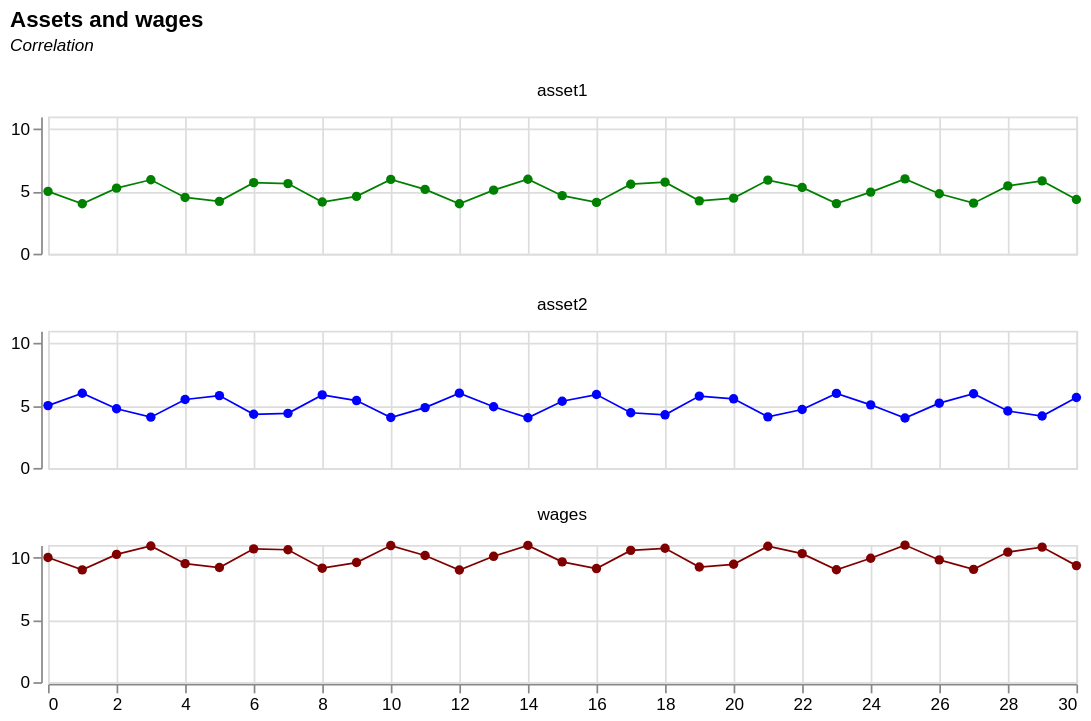

The specification (Vega-Lite) saved for this image:
### Vega-Lite specification from a JSON file in a GitHub repository (floating-point values rounded to 4 significant figures)
{"$schema": "https://vega.github.io/schema/vega-lite/v5.json", "title": {"text": "Assets and wages", "subtitle": ["Correlation", ""], "subtitleFontStyle": "italic", "subtitleFontSize": 10, "anchor": "start", "color": "black"}, "width": 600, "height": 80, "data": {"values": [{"year": "0", "riskFreeRate": "0.01", "discountFactor": "1", "bond1": "5", "bond2": "8", "bond3": "2", "PV_b1": "5", "PV_b2": "8", "PV_b3": "2", "cycles": "0", "wages": "10", "asset1": "5", "asset2": "5"}, {"year": "1", "riskFreeRate": "0.01", "discountFactor": "0.99009901", "bond1": "5", "bond2": "7.8", "bond3": "2.2", "PV_b1": "4.95049505", "PV_b2": "7.722772277", "PV_b3": "2.178217822", "cycles": "-0.991778853", "wages": "9.008221147", "asset1": "4.008221147", "asset2": "5.991778853"}, {"year": "2", "riskFreeRate": "0.01", "discountFactor": "0.980296049", "bond1": "5", "bond2": "7.6", "bond3": "2.4", "PV_b1": "4.901480247", "PV_b2": "7.450249975", "PV_b3": "2.352710519", "cycles": "0.253823363", "wages": "10.25382336", "asset1": "5.253823363", "asset2": "4.746176637"}, {"year": "3", "riskFreeRate": "0.01", "discountFactor": "0.970590148", "bond1": "5", "bond2": "7.4", "bond3": "2.6", "PV_b1": "4.85295074", "PV_b2": "7.182367095", "PV_b3": "2.523534385", "cycles": "0.926818505", "wages": "10.92681851", "asset1": "5.926818505", "asset2": "4.073181495"}, {"year": "4", "riskFreeRate": "0.01", "discountFactor": "0.960980344", "bond1": "5", "bond2": "7.2", "bond3": "2.8", "PV_b1": "4.804901722", "PV_b2": "6.91905848", "PV_b3": "2.690744965", "cycles": "-0.491021594", "wages": "9.508978406", "asset1": "4.508978406", "asset2": "5.491021594"}, {"year": "5", "riskFreeRate": "0.01", "discountFactor": "0.951465688", "bond1": "5", "bond2": "7", "bond3": "3", "PV_b1": "4.757328438", "PV_b2": "6.660259813", "PV_b3": "2.854397063", "cycles": "-0.801152636", "wages": "9.198847364", "asset1": "4.198847364", "asset2": "5.801152636"}, {"year": "6", "riskFreeRate": "0.01", "discountFactor": "0.942045235", "bond1": "5", "bond2": "6.8", "bond3": "3.2", "PV_b1": "4.710226176", "PV_b2": "6.4059076", "PV_b3": "3.014544753", "cycles": "0.696058488", "wages": "10.69605849", "asset1": "5.696058488", "asset2": "4.303941512"}, {"year": "7", "riskFreeRate": "0.01", "discountFactor": "0.932718055", "bond1": "5", "bond2": "6.6", "bond3": "3.4", "PV_b1": "4.663590274", "PV_b2": "6.155939161", "PV_b3": "3.171241386", "cycles": "0.623012211", "wages": "10.62301221", "asset1": "5.623012211", "asset2": "4.376987789"}, {"year": "8", "riskFreeRate": "0.01", "discountFactor": "0.923483222", "bond1": "5", "bond2": "6.4", "bond3": "3.6", "PV_b1": "4.617416112", "PV_b2": "5.910292624", "PV_b3": "3.324539601", "cycles": "-0.855504371", "wages": "9.144495629", "asset1": "4.144495629", "asset2": "5.855504371"}, {"year": "9", "riskFreeRate": "0.01", "discountFactor": "0.914339824", "bond1": "5", "bond2": "6.2", "bond3": "3.8", "PV_b1": "4.571699121", "PV_b2": "5.66890691", "PV_b3": "3.474491332", "cycles": "-0.404065219", "wages": "9.595934781", "asset1": "4.595934781", "asset2": "5.404065219"}, {"year": "10", "riskFreeRate": "0.01", "discountFactor": "0.905286955", "bond1": "5", "bond2": "6", "bond3": "4", "PV_b1": "4.526434773", "PV_b2": "5.431721728", "PV_b3": "3.621147819", "cycles": "0.958915723", "wages": "10.95891572", "asset1": "5.958915723", "asset2": "4.041084277"}, {"year": "11", "riskFreeRate": "0.01", "discountFactor": "0.896323718", "bond1": "5", "bond2": "5.8", "bond3": "4.2", "PV_b1": "4.481618588", "PV_b2": "5.198677562", "PV_b3": "3.764559614", "cycles": "0.158652431", "wages": "10.15865243", "asset1": "5.158652431", "asset2": "4.841347569"}, {"year": "12", "riskFreeRate": "0.01", "discountFactor": "0.887449225", "bond1": "5", "bond2": "5.6", "bond3": "4.4", "PV_b1": "4.437246126", "PV_b2": "4.969715661", "PV_b3": "3.904776591", "cycles": "-0.999519224", "wages": "9.000480776", "asset1": "4.000480776", "asset2": "5.999519224"}, {"year": "13", "riskFreeRate": "0.01", "discountFactor": "0.878662599", "bond1": "5", "bond2": "5.4", "bond3": "4.6", "PV_b1": "4.393312996", "PV_b2": "4.744778036", "PV_b3": "4.041847957", "cycles": "0.097151904", "wages": "10.0971519", "asset1": "5.097151904", "asset2": "4.902848096"}, {"year": "14", "riskFreeRate": "0.01", "discountFactor": "0.86996297", "bond1": "5", "bond2": "5.2", "bond3": "4.8", "PV_b1": "4.349814848", "PV_b2": "4.523807442", "PV_b3": "4.175822254", "cycles": "0.974655392", "wages": "10.97465539", "asset1": "5.974655392", "asset2": "4.025344608"}, {"year": "15", "riskFreeRate": "0.01", "discountFactor": "0.861349475", "bond1": "5", "bond2": "5", "bond3": "5", "PV_b1": "4.306747374", "PV_b2": "4.306747374", "PV_b3": "4.306747374", "cycles": "-0.346592904", "wages": "9.653407096", "asset1": "4.653407096", "asset2": "5.346592904"}, {"year": "16", "riskFreeRate": "0.01", "discountFactor": "0.852821262", "bond1": "5", "bond2": "4.8", "bond3": "5.2", "PV_b1": "4.264106311", "PV_b2": "4.093542059", "PV_b3": "4.434670563", "cycles": "-0.885952778", "wages": "9.114047222", "asset1": "4.114047222", "asset2": "5.885952778"}, {"year": "17", "riskFreeRate": "0.01", "discountFactor": "0.844377487", "bond1": "5", "bond2": "4.6", "bond3": "5.4", "PV_b1": "4.221887437", "PV_b2": "3.884136442", "PV_b3": "4.559638432", "cycles": "0.573332477", "wages": "10.57333248", "asset1": "5.573332477", "asset2": "4.426667523"}, {"year": "18", "riskFreeRate": "0.01", "discountFactor": "0.836017314", "bond1": "5", "bond2": "4.4", "bond3": "5.6", "PV_b1": "4.180086571", "PV_b2": "3.678476182", "PV_b3": "4.681696959", "cycles": "0.7392213", "wages": "10.7392213", "asset1": "5.7392213", "asset2": "4.2607787"}, {"year": "19", "riskFreeRate": "0.01", "discountFactor": "0.827739915", "bond1": "5", "bond2": "4.2", "bond3": "5.8", "PV_b1": "4.138699575", "PV_b2": "3.476507643", "PV_b3": "4.800891507", "cycles": "-0.762519447", "wages": "9.237480553", "asset1": "4.237480553", "asset2": "5.762519447"}, {"year": "20", "riskFreeRate": "0.01", "discountFactor": "0.81954447", "bond1": "5", "bond2": "4", "bond3": "6", "PV_b1": "4.097722352", "PV_b2": "3.278177881", "PV_b3": "4.917266822", "cycles": "-0.544071696", "wages": "9.455928304", "asset1": "4.455928304", "asset2": "5.544071696"}, {"year": "21", "riskFreeRate": "0.01", "discountFactor": "0.811430169", "bond1": "5", "bond2": "3.8", "bond3": "6.2", "PV_b1": "4.057150843", "PV_b2": "3.083434641", "PV_b3": "5.030867046", "cycles": "0.901762291", "wages": "10.90176229", "asset1": "5.901762291", "asset2": "4.098237709"}, {"year": "22", "riskFreeRate": "0.01", "discountFactor": "0.803396207", "bond1": "5", "bond2": "3.6", "bond3": "6.4", "PV_b1": "4.016981033", "PV_b2": "2.892226344", "PV_b3": "5.141735722", "cycles": "0.313286037", "wages": "10.31328604", "asset1": "5.313286037", "asset2": "4.686713963"}, {"year": "23", "riskFreeRate": "0.01", "discountFactor": "0.795441789", "bond1": "5", "bond2": "3.4", "bond3": "6.6", "PV_b1": "3.977208943", "PV_b2": "2.704502082", "PV_b3": "5.249915805", "cycles": "-0.981940765", "wages": "9.018059235", "asset1": "4.018059235", "asset2": "5.981940765"}, {"year": "24", "riskFreeRate": "0.01", "discountFactor": "0.787566127", "bond1": "5", "bond2": "3.2", "bond3": "6.8", "PV_b1": "3.937830637", "PV_b2": "2.520211608", "PV_b3": "5.355449666", "cycles": "-0.06198051", "wages": "9.93801949", "asset1": "4.93801949", "asset2": "5.06198051"}, {"year": "25", "riskFreeRate": "0.01", "discountFactor": "0.779768443", "bond1": "5", "bond2": "3", "bond3": "7", "PV_b1": "3.898842215", "PV_b2": "2.339305329", "PV_b3": "5.458379101", "cycles": "0.997803274", "wages": "10.99780327", "asset1": "5.997803274", "asset2": "4.002196726"}, {"year": "26", "riskFreeRate": "0.01", "discountFactor": "0.772047963", "bond1": "5", "bond2": "2.8", "bond3": "7.2", "PV_b1": "3.860239817", "PV_b2": "2.161734297", "PV_b3": "5.558745336", "cycles": "-0.193384667", "wages": "9.806615333", "asset1": "4.806615333", "asset2": "5.193384667"}, {"year": "27", "riskFreeRate": "0.01", "discountFactor": "0.764403924", "bond1": "5", "bond2": "2.6", "bond3": "7.4", "PV_b1": "3.822019621", "PV_b2": "1.987450203", "PV_b3": "5.656589038", "cycles": "-0.948310843", "wages": "9.051689157", "asset1": "4.051689157", "asset2": "5.948310843"}, {"year": "28", "riskFreeRate": "0.01", "discountFactor": "0.756835568", "bond1": "5", "bond2": "2.4", "bond3": "7.6", "PV_b1": "3.784177842", "PV_b2": "1.816405364", "PV_b3": "5.75195032", "cycles": "0.436083376", "wages": "10.43608338", "asset1": "5.436083376", "asset2": "4.563916624"}, {"year": "29", "riskFreeRate": "0.01", "discountFactor": "0.749342147", "bond1": "5", "bond2": "2.2", "bond3": "7.8", "PV_b1": "3.746710735", "PV_b2": "1.648552723", "PV_b3": "5.844868746", "cycles": "0.836705168", "wages": "10.83670517", "asset1": "5.836705168", "asset2": "4.163294832"}, {"year": "30", "riskFreeRate": "0.01", "discountFactor": "0.741922918", "bond1": "5", "bond2": "2", "bond3": "8", "PV_b1": "3.709614589", "PV_b2": "1.483845836", "PV_b3": "5.935383342", "cycles": "-0.650219137", "wages": "9.349780863", "asset1": "4.349780863", "asset2": "5.650219137"}, {"year": "0", "riskFreeRate": "0.03", "discountFactor": "1", "bond1": "5", "bond2": "8", "bond3": "2", "PV_b1": "5", "PV_b2": "8", "PV_b3": "2", "cycles": "0", "wages": "", "asset1": "", "asset2": ""}, {"year": "1", "riskFreeRate": "0.03", "discountFactor": "0.970873786", "bond1": "5", "bond2": "7.8", "bond3": "2.2", "PV_b1": "4.854368932", "PV_b2": "7.572815534", "PV_b3": "2.13592233", "cycles": "-0.991778853", "wages": "", "asset1": "", "asset2": ""}, {"year": "2", "riskFreeRate": "0.03", "discountFactor": "0.942595909", "bond1": "5", "bond2": "7.6", "bond3": "2.4", "PV_b1": "4.712979546", "PV_b2": "7.163728909", "PV_b3": "2.262230182", "cycles": "0.253823363", "wages": "", "asset1": "", "asset2": ""}, {"year": "3", "riskFreeRate": "0.03", "discountFactor": "0.915141659", "bond1": "5", "bond2": "7.4", "bond3": "2.6", "PV_b1": "4.575708297", "PV_b2": "6.772048279", "PV_b3": "2.379368314", "cycles": "0.926818505", "wages": "", "asset1": "", "asset2": ""}, {"year": "4", "riskFreeRate": "0.03", "discountFactor": "0.888487048", "bond1": "5", "bond2": "7.2", "bond3": "2.8", "PV_b1": "4.44243524", "PV_b2": "6.397106745", "PV_b3": "2.487763734", "cycles": "-0.491021594", "wages": "", "asset1": "", "asset2": ""}, {"year": "5", "riskFreeRate": "0.03", "discountFactor": "0.862608784", "bond1": "5", "bond2": "7", "bond3": "3", "PV_b1": "4.313043922", "PV_b2": "6.038261491", "PV_b3": "2.587826353", "cycles": "-0.801152636", "wages": "", "asset1": "", "asset2": ""}, {"year": "6", "riskFreeRate": "0.03", "discountFactor": "0.837484257", "bond1": "5", "bond2": "6.8", "bond3": "3.2", "PV_b1": "4.187421283", "PV_b2": "5.694892945", "PV_b3": "2.679949621", "cycles": "0.696058488", "wages": "", "asset1": "", "asset2": ""}, {"year": "7", "riskFreeRate": "0.03", "discountFactor": "0.813091511", "bond1": "5", "bond2": "6.6", "bond3": "3.4", "PV_b1": "4.065457557", "PV_b2": "5.366403975", "PV_b3": "2.764511139", "cycles": "0.623012211", "wages": "", "asset1": "", "asset2": ""}, {"year": "8", "riskFreeRate": "0.03", "discountFactor": "0.789409234", "bond1": "5", "bond2": "6.4", "bond3": "3.6", "PV_b1": "3.947046172", "PV_b2": "5.0522191", "PV_b3": "2.841873244", "cycles": "-0.855504371", "wages": "", "asset1": "", "asset2": ""}, {"year": "9", "riskFreeRate": "0.03", "discountFactor": "0.766416732", "bond1": "5", "bond2": "6.2", "bond3": "3.8", "PV_b1": "3.832083662", "PV_b2": "4.751783741", "PV_b3": "2.912383583", "cycles": "-0.404065219", "wages": "", "asset1": "", "asset2": ""}, {"year": "10", "riskFreeRate": "0.03", "discountFactor": "0.744093915", "bond1": "5", "bond2": "6", "bond3": "4", "PV_b1": "3.720469574", "PV_b2": "4.464563489", "PV_b3": "2.97637566", "cycles": "0.958915723", "wages": "", "asset1": "", "asset2": ""}, {"year": "11", "riskFreeRate": "0.03", "discountFactor": "0.722421277", "bond1": "5", "bond2": "5.8", "bond3": "4.2", "PV_b1": "3.612106383", "PV_b2": "4.190043404", "PV_b3": "3.034169362", "cycles": "0.158652431", "wages": "", "asset1": "", "asset2": ""}, {"year": "12", "riskFreeRate": "0.03", "discountFactor": "0.70137988", "bond1": "5", "bond2": "5.6", "bond3": "4.4", "PV_b1": "3.506899401", "PV_b2": "3.927727329", "PV_b3": "3.086071473", "cycles": "-0.999519224", "wages": "", "asset1": "", "asset2": ""}, {"year": "13", "riskFreeRate": "0.03", "discountFactor": "0.68095134", "bond1": "5", "bond2": "5.4", "bond3": "4.6", "PV_b1": "3.4047567", "PV_b2": "3.677137236", "PV_b3": "3.132376164", "cycles": "0.097151904", "wages": "", "asset1": "", "asset2": ""}, {"year": "14", "riskFreeRate": "0.03", "discountFactor": "0.661117806", "bond1": "5", "bond2": "5.2", "bond3": "4.8", "PV_b1": "3.305589029", "PV_b2": "3.43781259", "PV_b3": "3.173365468", "cycles": "0.974655392", "wages": "", "asset1": "", "asset2": ""}, {"year": "15", "riskFreeRate": "0.03", "discountFactor": "0.641861947", "bond1": "5", "bond2": "5", "bond3": "5", "PV_b1": "3.209309737", "PV_b2": "3.209309737", "PV_b3": "3.209309737", "cycles": "-0.346592904", "wages": "", "asset1": "", "asset2": ""}, {"year": "16", "riskFreeRate": "0.03", "discountFactor": "0.623166939", "bond1": "5", "bond2": "4.8", "bond3": "5.2", "PV_b1": "3.115834696", "PV_b2": "2.991201308", "PV_b3": "3.240468084", "cycles": "-0.885952778", "wages": "", "asset1": "", "asset2": ""}, {"year": "17", "riskFreeRate": "0.03", "discountFactor": "0.605016446", "bond1": "5", "bond2": "4.6", "bond3": "5.4", "PV_b1": "3.025082229", "PV_b2": "2.783075651", "PV_b3": "3.267088808", "cycles": "0.573332477", "wages": "", "asset1": "", "asset2": ""}, {"year": "18", "riskFreeRate": "0.03", "discountFactor": "0.587394608", "bond1": "5", "bond2": "4.4", "bond3": "5.6", "PV_b1": "2.936973038", "PV_b2": "2.584536274", "PV_b3": "3.289409803", "cycles": "0.7392213", "wages": "", "asset1": "", "asset2": ""}, {"year": "19", "riskFreeRate": "0.03", "discountFactor": "0.570286027", "bond1": "5", "bond2": "4.2", "bond3": "5.8", "PV_b1": "2.851430134", "PV_b2": "2.395201313", "PV_b3": "3.307658956", "cycles": "-0.762519447", "wages": "", "asset1": "", "asset2": ""}, {"year": "20", "riskFreeRate": "0.03", "discountFactor": "0.553675754", "bond1": "5", "bond2": "4", "bond3": "6", "PV_b1": "2.768378771", "PV_b2": "2.214703017", "PV_b3": "3.322054525", "cycles": "-0.544071696", "wages": "", "asset1": "", "asset2": ""}, {"year": "21", "riskFreeRate": "0.03", "discountFactor": "0.537549276", "bond1": "5", "bond2": "3.8", "bond3": "6.2", "PV_b1": "2.68774638", "PV_b2": "2.042687248", "PV_b3": "3.332805511", "cycles": "0.901762291", "wages": "", "asset1": "", "asset2": ""}, {"year": "22", "riskFreeRate": "0.03", "discountFactor": "0.521892501", "bond1": "5", "bond2": "3.6", "bond3": "6.4", "PV_b1": "2.609462504", "PV_b2": "1.878813003", "PV_b3": "3.340112006", "cycles": "0.313286037", "wages": "", "asset1": "", "asset2": ""}, {"year": "23", "riskFreeRate": "0.03", "discountFactor": "0.506691748", "bond1": "5", "bond2": "3.4", "bond3": "6.6", "PV_b1": "2.533458742", "PV_b2": "1.722751945", "PV_b3": "3.34416554", "cycles": "-0.981940765", "wages": "", "asset1": "", "asset2": ""}, {"year": "24", "riskFreeRate": "0.03", "discountFactor": "0.491933736", "bond1": "5", "bond2": "3.2", "bond3": "6.8", "PV_b1": "2.459668682", "PV_b2": "1.574187956", "PV_b3": "3.345149407", "cycles": "-0.06198051", "wages": "", "asset1": "", "asset2": ""}, {"year": "25", "riskFreeRate": "0.03", "discountFactor": "0.477605569", "bond1": "5", "bond2": "3", "bond3": "7", "PV_b1": "2.388027846", "PV_b2": "1.432816708", "PV_b3": "3.343238985", "cycles": "0.997803274", "wages": "", "asset1": "", "asset2": ""}, {"year": "26", "riskFreeRate": "0.03", "discountFactor": "0.463694727", "bond1": "5", "bond2": "2.8", "bond3": "7.2", "PV_b1": "2.318473637", "PV_b2": "1.298345237", "PV_b3": "3.338602038", "cycles": "-0.193384667", "wages": "", "asset1": "", "asset2": ""}, {"year": "27", "riskFreeRate": "0.03", "discountFactor": "0.450189056", "bond1": "5", "bond2": "2.6", "bond3": "7.4", "PV_b1": "2.250945279", "PV_b2": "1.170491545", "PV_b3": "3.331399013", "cycles": "-0.948310843", "wages": "", "asset1": "", "asset2": ""}, {"year": "28", "riskFreeRate": "0.03", "discountFactor": "0.437076753", "bond1": "5", "bond2": "2.4", "bond3": "7.6", "PV_b1": "2.185383766", "PV_b2": "1.048984208", "PV_b3": "3.321783324", "cycles": "0.436083376", "wages": "", "asset1": "", "asset2": ""}, {"year": "29", "riskFreeRate": "0.03", "discountFactor": "0.424346362", "bond1": "5", "bond2": "2.2", "bond3": "7.8", "PV_b1": "2.121731812", "PV_b2": "0.933561997", "PV_b3": "3.309901626", "cycles": "0.836705168", "wages": "", "asset1": "", "asset2": ""}, {"year": "30", "riskFreeRate": "0.03", "discountFactor": "0.41198676", "bond1": "5", "bond2": "2", "bond3": "8", "PV_b1": "2.059933798", "PV_b2": "0.823973519", "PV_b3": "3.295894076", "cycles": "-0.650219137", "wages": "", "asset1": "", "asset2": ""}, {"year": "0", "riskFreeRate": "0.1", "discountFactor": "1", "bond1": "5", "bond2": "8", "bond3": "2", "PV_b1": "5", "PV_b2": "8", "PV_b3": "2", "cycles": "0", "wages": "", "asset1": "", "asset2": ""}, {"year": "1", "riskFreeRate": "0.1", "discountFactor": "0.909090909", "bond1": "5", "bond2": "7.8", "bond3": "2.2", "PV_b1": "4.545454545", "PV_b2": "7.090909091", "PV_b3": "2", "cycles": "-0.991778853", "wages": "", "asset1": "", "asset2": ""}, {"year": "2", "riskFreeRate": "0.1", "discountFactor": "0.826446281", "bond1": "5", "bond2": "7.6", "bond3": "2.4", "PV_b1": "4.132231405", "PV_b2": "6.280991736", "PV_b3": "1.983471074", "cycles": "0.253823363", "wages": "", "asset1": "", "asset2": ""}, {"year": "3", "riskFreeRate": "0.1", "discountFactor": "0.751314801", "bond1": "5", "bond2": "7.4", "bond3": "2.6", "PV_b1": "3.756574005", "PV_b2": "5.559729527", "PV_b3": "1.953418482", "cycles": "0.926818505", "wages": "", "asset1": "", "asset2": ""}, {"year": "4", "riskFreeRate": "0.1", "discountFactor": "0.683013455", "bond1": "5", "bond2": "7.2", "bond3": "2.8", "PV_b1": "3.415067277", "PV_b2": "4.917696879", "PV_b3": "1.912437675", "cycles": "-0.491021594", "wages": "", "asset1": "", "asset2": ""}, {"year": "5", "riskFreeRate": "0.1", "discountFactor": "0.620921323", "bond1": "5", "bond2": "7", "bond3": "3", "PV_b1": "3.104606615", "PV_b2": "4.346449261", "PV_b3": "1.862763969", "cycles": "-0.801152636", "wages": "", "asset1": "", "asset2": ""}, {"year": "6", "riskFreeRate": "0.1", "discountFactor": "0.56447393", "bond1": "5", "bond2": "6.8", "bond3": "3.2", "PV_b1": "2.82236965", "PV_b2": "3.838422724", "PV_b3": "1.806316576", "cycles": "0.696058488", "wages": "", "asset1": "", "asset2": ""}, {"year": "7", "riskFreeRate": "0.1", "discountFactor": "0.513158118", "bond1": "5", "bond2": "6.6", "bond3": "3.4", "PV_b1": "2.565790591", "PV_b2": "3.38684358", "PV_b3": "1.744737602", "cycles": "0.623012211", "wages": "", "asset1": "", "asset2": ""}, {"year": "8", "riskFreeRate": "0.1", "discountFactor": "0.46650738", "bond1": "5", "bond2": "6.4", "bond3": "3.6", "PV_b1": "2.332536901", "PV_b2": "2.985647233", "PV_b3": "1.679426569", "cycles": "-0.855504371", "wages": "", "asset1": "", "asset2": ""}, {"year": "9", "riskFreeRate": "0.1", "discountFactor": "0.424097618", "bond1": "5", "bond2": "6.2", "bond3": "3.8", "PV_b1": "2.120488092", "PV_b2": "2.629405234", "PV_b3": "1.61157095", "cycles": "-0.404065219", "wages": "", "asset1": "", "asset2": ""}, {"year": "10", "riskFreeRate": "0.1", "discountFactor": "0.385543289", "bond1": "5", "bond2": "6", "bond3": "4", "PV_b1": "1.927716447", "PV_b2": "2.313259737", "PV_b3": "1.542173158", "cycles": "0.958915723", "wages": "", "asset1": "", "asset2": ""}, {"year": "11", "riskFreeRate": "0.1", "discountFactor": "0.350493899", "bond1": "5", "bond2": "5.8", "bond3": "4.2", "PV_b1": "1.752469497", "PV_b2": "2.032864617", "PV_b3": "1.472074378", "cycles": "0.158652431", "wages": "", "asset1": "", "asset2": ""}, {"year": "12", "riskFreeRate": "0.1", "discountFactor": "0.318630818", "bond1": "5", "bond2": "5.6", "bond3": "4.4", "PV_b1": "1.593154089", "PV_b2": "1.784332579", "PV_b3": "1.401975598", "cycles": "-0.999519224", "wages": "", "asset1": "", "asset2": ""}, {"year": "13", "riskFreeRate": "0.1", "discountFactor": "0.28966438", "bond1": "5", "bond2": "5.4", "bond3": "4.6", "PV_b1": "1.448321899", "PV_b2": "1.564187651", "PV_b3": "1.332456147", "cycles": "0.097151904", "wages": "", "asset1": "", "asset2": ""}, {"year": "14", "riskFreeRate": "0.1", "discountFactor": "0.263331254", "bond1": "5", "bond2": "5.2", "bond3": "4.8", "PV_b1": "1.316656272", "PV_b2": "1.369322522", "PV_b3": "1.263990021", "cycles": "0.974655392", "wages": "", "asset1": "", "asset2": ""}, {"year": "15", "riskFreeRate": "0.1", "discountFactor": "0.239392049", "bond1": "5", "bond2": "5", "bond3": "5", "PV_b1": "1.196960247", "PV_b2": "1.196960247", "PV_b3": "1.196960247", "cycles": "-0.346592904", "wages": "", "asset1": "", "asset2": ""}, {"year": "16", "riskFreeRate": "0.1", "discountFactor": "0.217629136", "bond1": "5", "bond2": "4.8", "bond3": "5.2", "PV_b1": "1.088145679", "PV_b2": "1.044619852", "PV_b3": "1.131671506", "cycles": "-0.885952778", "wages": "", "asset1": "", "asset2": ""}, {"year": "17", "riskFreeRate": "0.1", "discountFactor": "0.197844669", "bond1": "5", "bond2": "4.6", "bond3": "5.4", "PV_b1": "0.989223345", "PV_b2": "0.910085477", "PV_b3": "1.068361212", "cycles": "0.573332477", "wages": "", "asset1": "", "asset2": ""}, {"year": "18", "riskFreeRate": "0.1", "discountFactor": "0.17985879", "bond1": "5", "bond2": "4.4", "bond3": "5.6", "PV_b1": "0.89929395", "PV_b2": "0.791378676", "PV_b3": "1.007209223", "cycles": "0.7392213", "wages": "", "asset1": "", "asset2": ""}, {"year": "19", "riskFreeRate": "0.1", "discountFactor": "0.163507991", "bond1": "5", "bond2": "4.2", "bond3": "5.8", "PV_b1": "0.817539954", "PV_b2": "0.686733561", "PV_b3": "0.948346347", "cycles": "-0.762519447", "wages": "", "asset1": "", "asset2": ""}, {"year": "20", "riskFreeRate": "0.1", "discountFactor": "0.148643628", "bond1": "5", "bond2": "4", "bond3": "6", "PV_b1": "0.74321814", "PV_b2": "0.594574512", "PV_b3": "0.891861768", "cycles": "-0.544071696", "wages": "", "asset1": "", "asset2": ""}, {"year": "21", "riskFreeRate": "0.1", "discountFactor": "0.135130571", "bond1": "5", "bond2": "3.8", "bond3": "6.2", "PV_b1": "0.675652855", "PV_b2": "0.51349617", "PV_b3": "0.83780954", "cycles": "0.901762291", "wages": "", "asset1": "", "asset2": ""}, {"year": "22", "riskFreeRate": "0.1", "discountFactor": "0.122845974", "bond1": "5", "bond2": "3.6", "bond3": "6.4", "PV_b1": "0.614229868", "PV_b2": "0.442245505", "PV_b3": "0.786214231", "cycles": "0.313286037", "wages": "", "asset1": "", "asset2": ""}, {"year": "23", "riskFreeRate": "0.1", "discountFactor": "0.111678158", "bond1": "5", "bond2": "3.4", "bond3": "6.6", "PV_b1": "0.558390789", "PV_b2": "0.379705737", "PV_b3": "0.737075841", "cycles": "-0.981940765", "wages": "", "asset1": "", "asset2": ""}, {"year": "24", "riskFreeRate": "0.1", "discountFactor": "0.101525598", "bond1": "5", "bond2": "3.2", "bond3": "6.8", "PV_b1": "0.50762799", "PV_b2": "0.324881914", "PV_b3": "0.690374066", "cycles": "-0.06198051", "wages": "", "asset1": "", "asset2": ""}, {"year": "25", "riskFreeRate": "0.1", "discountFactor": "0.092295998", "bond1": "5", "bond2": "3", "bond3": "7", "PV_b1": "0.461479991", "PV_b2": "0.276887995", "PV_b3": "0.646071987", "cycles": "0.997803274", "wages": "", "asset1": "", "asset2": ""}, {"year": "26", "riskFreeRate": "0.1", "discountFactor": "0.083905453", "bond1": "5", "bond2": "2.8", "bond3": "7.2", "PV_b1": "0.419527264", "PV_b2": "0.234935268", "PV_b3": "0.604119261", "cycles": "-0.193384667", "wages": "", "asset1": "", "asset2": ""}, {"year": "27", "riskFreeRate": "0.1", "discountFactor": "0.076277684", "bond1": "5", "bond2": "2.6", "bond3": "7.4", "PV_b1": "0.381388422", "PV_b2": "0.19832198", "PV_b3": "0.564454865", "cycles": "-0.948310843", "wages": "", "asset1": "", "asset2": ""}, {"year": "28", "riskFreeRate": "0.1", "discountFactor": "0.069343349", "bond1": "5", "bond2": "2.4", "bond3": "7.6", "PV_b1": "0.346716747", "PV_b2": "0.166424039", "PV_b3": "0.527009456", "cycles": "0.436083376", "wages": "", "asset1": "", "asset2": ""}, {"year": "29", "riskFreeRate": "0.1", "discountFactor": "0.063039409", "bond1": "5", "bond2": "2.2", "bond3": "7.8", "PV_b1": "0.315197043", "PV_b2": "0.138686699", "PV_b3": "0.491707387", "cycles": "0.836705168", "wages": "", "asset1": "", "asset2": ""}, {"year": "30", "riskFreeRate": "0.1", "discountFactor": "0.057308553", "bond1": "5", "bond2": "2", "bond3": "8", "PV_b1": "0.286542767", "PV_b2": "0.114617107", "PV_b3": "0.458468426", "cycles": "-0.650219137", "wages": "", "asset1": "", "asset2": ""}], "format": {"parse": {"year": "number"}}}, "transform": [{"fold": ["wages", "asset1", "asset2"], "as": ["asset", "value"]}, {"filter": "datum.value>0"}], "mark": {"type": "line", "point": {"color": "rgb(128,0,0)"}, "color": "rgb(128,0,0)", "strokeWidth": 1}, "encoding": {"x": {"field": "year", "type": "quantitative", "title": null}, "y": {"field": "value", "type": "quantitative", "title": null}, "facet": {"field": "asset", "type": "nominal", "title": null, "columns": 1}, "color": {"field": "asset", "legend": null, "scale": {"range": ["green", "blue", "rgb(128,0,0)"]}}}}
